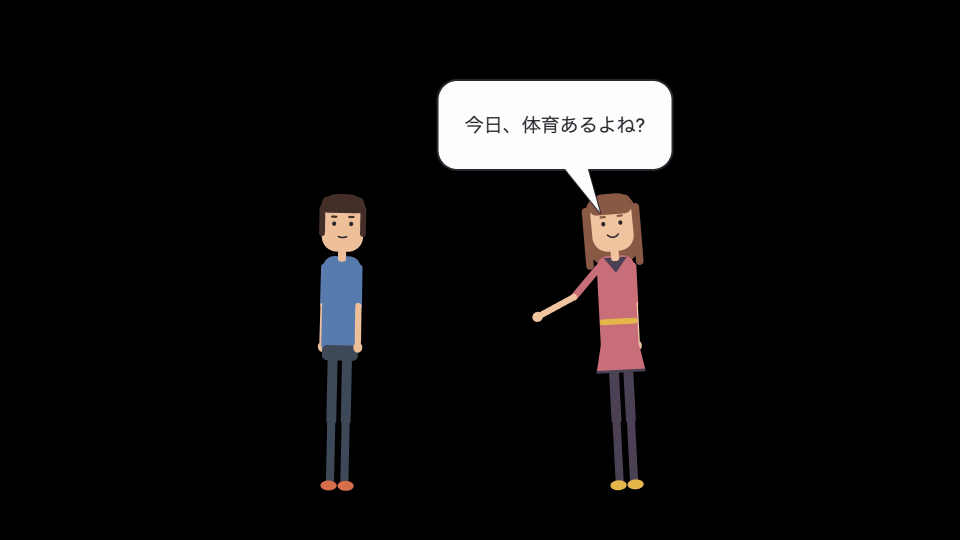
#> input picture .playwright-mcp/frame-11_5s.png, 1920 x 1080 px (shown at 1/2 size)
$ python chromakey-import.py ../.playwright-mcp/frame-11_5s.png out.png
#> lines starting #> are read from the running program, lines starting #| are printed output that depends on the picture; after the words box and inside, x2 and y2 are one past the last pixel; in counts of white or black regions, pixels touching at a corner belong together
#!/usr/bin/env python3
"""
Codex 生成画像 → 透過 PNG への変換ユーティリティ。

Codex は `transparentBackground:true` を指定しても alpha=255 で塗りつぶした
PNG を返すことが多い。このスクリプトは:

  1. 白系背景(R≈G≈B かつ明るい)を chroma-key で alpha=0 にする
  2. 接続成分(connected components)を見て、最大成分の bbox にクロップする
     (隣の小さなノイズを除去)
  3. 結果を出力パスに書き出す

使い方:
    python3 scripts/chromakey-import.py INPUT OUTPUT
    python3 scripts/chromakey-import.py assets/generated/foo.png assets/objects/foo.png

オプション:
    --bright N          BG 判定の明度閾値(既定 235)。低くするとより多くを BG 扱い
    --saturation N      BG 判定の彩度閾値(既定 10)。max(R,G,B) - min(R,G,B) <= N を BG
    --no-crop           bbox クロップしない(透過化のみ)
    --largest-only      最大成分1個のみ採用(他の小さな成分はノイズとして除去)
"""

import argparse
import sys
from pathlib import Path

try:
    from PIL import Image
    import numpy as np
except ImportError:
    print("Pillow + numpy が必要です: pip install pillow numpy", file=sys.stderr)
    sys.exit(2)


def chromakey(arr: np.ndarray, bright_thresh: int, sat_thresh: int, bg_color: tuple[int, int, int] | None = None, color_tol: int = 60, flood: bool = True) -> np.ndarray:
    """BG を alpha=0 にする。arr は HxWx4 RGBA。

    flood=True(既定): 画像端から flood-fill で連続してる BG 候補ピクセルだけを
        透明化する。家具内部の「真っ白なクラウド」「クリーム panel」などは
        画像端と連結していないので維持される。
    flood=False: BG 候補に該当する全ピクセルを透明化する。内部の空洞(脚の間、
        座面と背もたれの間など)も透明化したい家具で使う。内部に白系のディテール
        がある家具では使わないこと。

    bg_color=None: 白系(低彩度+高明度)を BG 候補にする。
    bg_color=(R,G,B): 指定色との RGB 距離が color_tol 以内のピクセルを BG 候補にする。
                       Codex が緑/マゼンタの BG で出してきた場合に使う。
    """
    from collections import deque

    r = arr[:, :, 0].astype(int)
    g = arr[:, :, 1].astype(int)
    b = arr[:, :, 2].astype(int)

    if bg_color is None:
        # 既定: 白系(低彩度 + 高明度)
        maxch = np.maximum(np.maximum(r, g), b)
        minch = np.minimum(np.minimum(r, g), b)
        sat = maxch - minch
        bright = (r + g + b) // 3
        bg_candidate = (bright >= bright_thresh) & (sat <= sat_thresh)
    else:
        # 指定色との距離が color_tol 以内
        br, bg, bb = bg_color
        dist = np.maximum(np.maximum(np.abs(r - br), np.abs(g - bg)), np.abs(b - bb))
        bg_candidate = dist <= color_tol

    H, W = bg_candidate.shape

    if not flood:
        out = arr.copy()
        out[bg_candidate, 3] = 0
        return out

    bg_mask = np.zeros_like(bg_candidate, dtype=bool)
    q: deque[tuple[int, int]] = deque()

    # Seed: 全ての画像端ピクセルが BG 候補なら追加
    for x in range(W):
        if bg_candidate[0, x]:
            q.append((x, 0)); bg_mask[0, x] = True
        if bg_candidate[H - 1, x]:
            q.append((x, H - 1)); bg_mask[H - 1, x] = True
    for y in range(H):
        if bg_candidate[y, 0]:
            q.append((0, y)); bg_mask[y, 0] = True
        if bg_candidate[y, W - 1]:
            q.append((W - 1, y)); bg_mask[y, W - 1] = True

    # 4-connected flood-fill
    while q:
        x, y = q.popleft()
        for dx, dy in ((-1, 0), (1, 0), (0, -1), (0, 1)):
            nx, ny = x + dx, y + dy
            if 0 <= nx < W and 0 <= ny < H and bg_candidate[ny, nx] and not bg_mask[ny, nx]:
                bg_mask[ny, nx] = True
                q.append((nx, ny))

    out = arr.copy()
    out[bg_mask, 3] = 0
    return out


def opaque_bbox(alpha: np.ndarray) -> tuple[int, int, int, int] | None:
    """alpha mask の全 opaque 領域を包む bbox を返す(複数の独立パーツも全て含む)。"""
    binary = alpha > 64
    if not binary.any():
        return None
    ys, xs = np.where(binary)
    return (int(xs.min()), int(ys.min()), int(xs.max()) + 1, int(ys.max()) + 1)


def isolate_largest(arr: np.ndarray) -> np.ndarray:
    """最大連結成分以外を alpha=0 にする。"""
    from collections import deque

    binary = arr[:, :, 3] > 64
    H, W = binary.shape
    visited = np.zeros_like(binary, dtype=np.int32)
    n_comp = 0
    comp_size = {}
    for y0 in range(H):
        for x0 in range(W):
            if not binary[y0, x0] or visited[y0, x0]:
                continue
            n_comp += 1
            q = deque([(x0, y0)])
            visited[y0, x0] = n_comp
            size = 0
            while q:
                x, y = q.popleft()
                size += 1
                for dx, dy in ((-1, 0), (1, 0), (0, -1), (0, 1)):
                    nx, ny = x + dx, y + dy
                    if 0 <= nx < W and 0 <= ny < H and binary[ny, nx] and not visited[ny, nx]:
                        visited[ny, nx] = n_comp
                        q.append((nx, ny))
            comp_size[n_comp] = size
    if not comp_size:
        return arr
    largest_id = max(comp_size, key=comp_size.get)
    keep = visited == largest_id
    out = arr.copy()
    out[~keep, 3] = 0
    return out


def process(input_path: Path, output_path: Path, bright: int, sat: int, do_crop: bool, largest_only: bool, bg_color: tuple[int, int, int] | None = None, color_tol: int = 60, flood: bool = True) -> None:
    im = Image.open(input_path).convert("RGBA")
    arr = np.array(im)
    initial_size = im.size

    keyed = chromakey(arr, bright, sat, bg_color, color_tol, flood)
    if largest_only:
        keyed = isolate_largest(keyed)

    if do_crop:
        bbox = opaque_bbox(keyed[:, :, 3])
        if bbox is None:
            print(f"WARN: {input_path}: 連結成分が見つからない。透過化のみで保存", file=sys.stderr)
            cropped_arr = keyed
        else:
            cropped_arr = keyed[bbox[1]:bbox[3], bbox[0]:bbox[2]]
    else:
        cropped_arr = keyed

    out_im = Image.fromarray(cropped_arr, "RGBA")
    output_path.parent.mkdir(parents=True, exist_ok=True)
    out_im.save(output_path)
    transparent_pct = 100 * (cropped_arr[:, :, 3] < 32).sum() / cropped_arr[:, :, 3].size
    print(f"{input_path} ({initial_size[0]}x{initial_size[1]}) -> {output_path} ({out_im.size[0]}x{out_im.size[1]}, {transparent_pct:.1f}% transparent)")


def main() -> None:
    ap = argparse.ArgumentParser(description="Codex 生成画像を chroma-key + bbox クロップして透過 PNG に変換")
    ap.add_argument("input", type=Path, help="入力 PNG パス")
    ap.add_argument("output", type=Path, help="出力 PNG パス")
    ap.add_argument("--bright", type=int, default=235, help="BG 判定明度閾値(既定 235)")
    ap.add_argument("--saturation", type=int, default=10, help="BG 判定彩度閾値(既定 10)")
    ap.add_argument("--no-crop", action="store_true", help="bbox クロップしない")
    ap.add_argument("--largest-only", action="store_true", help="最大連結成分以外を除去")
    ap.add_argument("--bg-color", type=str, help="BG 色を直接指定: 'R,G,B'(例: '0,255,0' で純緑)。指定時は明度/彩度判定を上書き")
    ap.add_argument("--color-tol", type=int, default=60, help="--bg-color 指定時の色距離トレランス(既定 60)")
    ap.add_argument("--no-flood", action="store_true", help="端からの flood-fill を無効化し、BG 候補に該当する全ピクセルを透明化する(脚の間など内部空洞を抜きたい家具用)")
    args = ap.parse_args()
    bg_color = None
    if args.bg_color:
        parts = [int(c) for c in args.bg_color.split(",")]
        if len(parts) != 3:
            print("--bg-color は R,G,B 形式", file=sys.stderr); sys.exit(1)
        bg_color = (parts[0], parts[1], parts[2])
    process(args.input, args.output, args.bright, args.saturation, not args.no_crop, args.largest_only, bg_color, args.color_tol, not args.no_flood)
#> in chromakey, `r = arr[:, :, 0].astype(int)`:
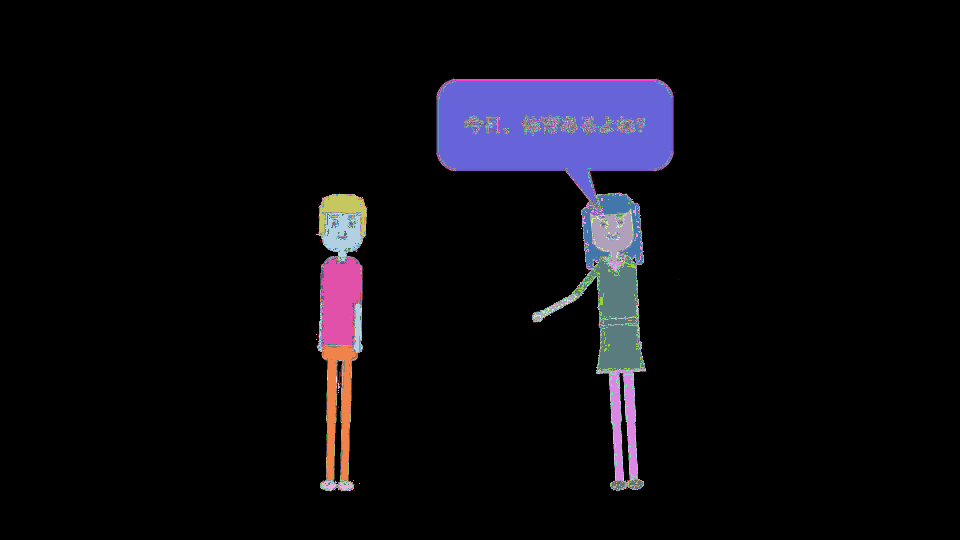
#> r: shape (1080, 1920) int64 (shown at 1/2 size); 221 distinct labels, from 0 to 255; one colour per label, 0 black
#> in chromakey, `g = arr[:, :, 1].astype(int)`:
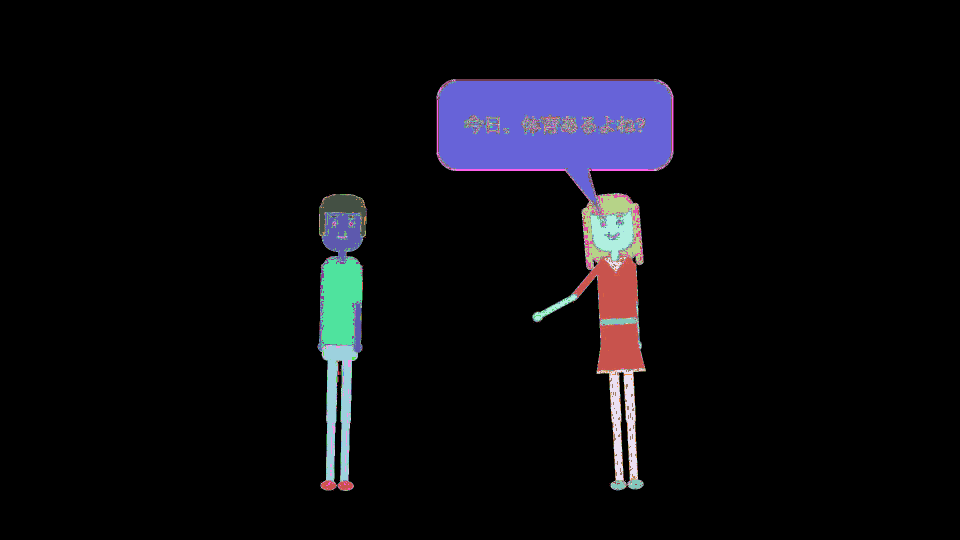
#> g: shape (1080, 1920) int64 (shown at 1/2 size); 221 distinct labels, from 0 to 255; one colour per label, 0 black
#> in chromakey, `b = arr[:, :, 2].astype(int)`: b: shape (1080, 1920) int64; 221 distinct labels, from 0 to 255
#> in chromakey, `maxch = np.maximum(np.maximum(r, g), b)`:
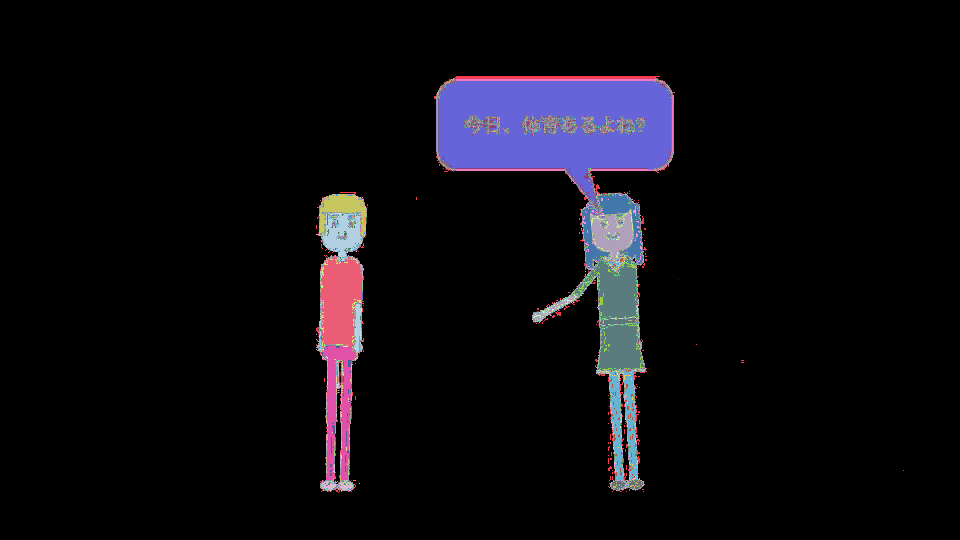
#> maxch: shape (1080, 1920) int64 (shown at 1/2 size); 221 distinct labels, from 0 to 255; one colour per label, 0 black
#> in chromakey, `minch = np.minimum(np.minimum(r, g), b)`:
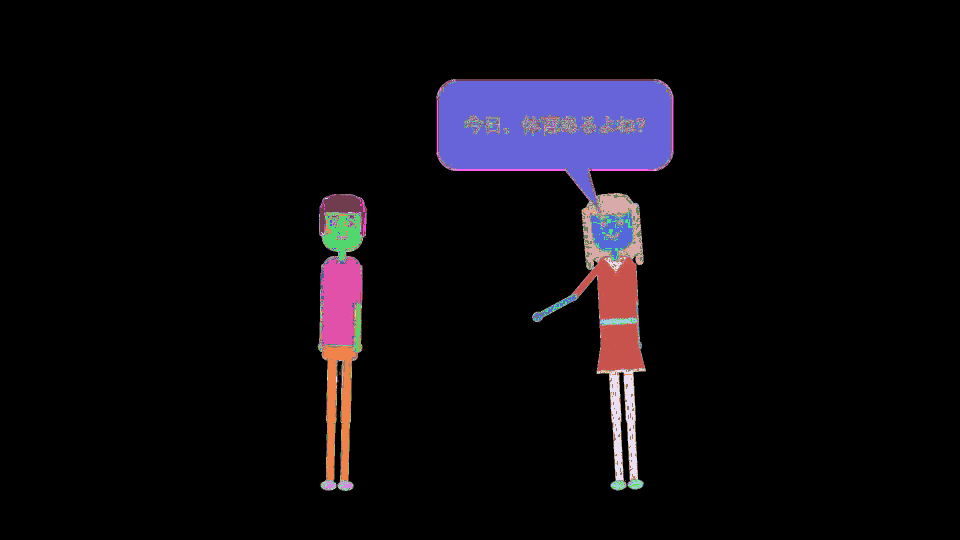
#> minch: shape (1080, 1920) int64 (shown at 1/2 size); 221 distinct labels, from 0 to 255; one colour per label, 0 black
#> in chromakey, `sat = maxch - minch`:
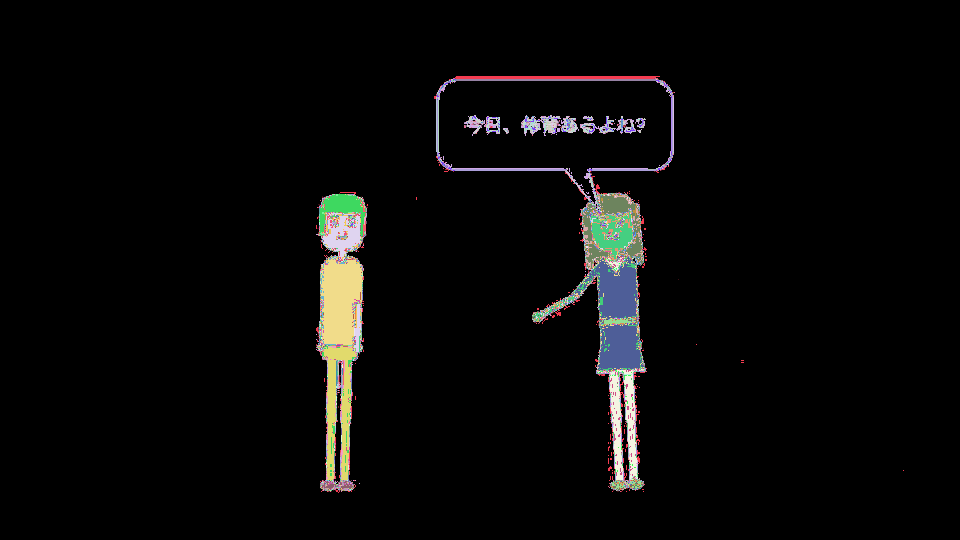
#> sat: shape (1080, 1920) int64 (shown at 1/2 size); 163 distinct labels, from 0 to 170; one colour per label, 0 black
#> in chromakey, `bright = (r + g + b) // 3`:
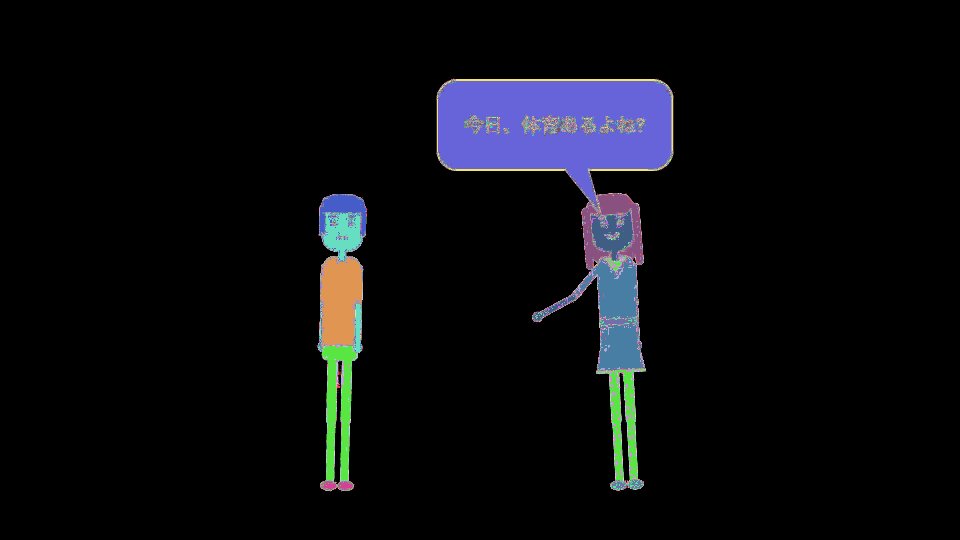
#> bright: shape (1080, 1920) int64 (shown at 1/2 size); 256 distinct labels, from 0 to 255; one colour per label, 0 black
#> in chromakey, `bg_candidate = (bright >= bright_thresh) & (sat <= sat_thresh)`:
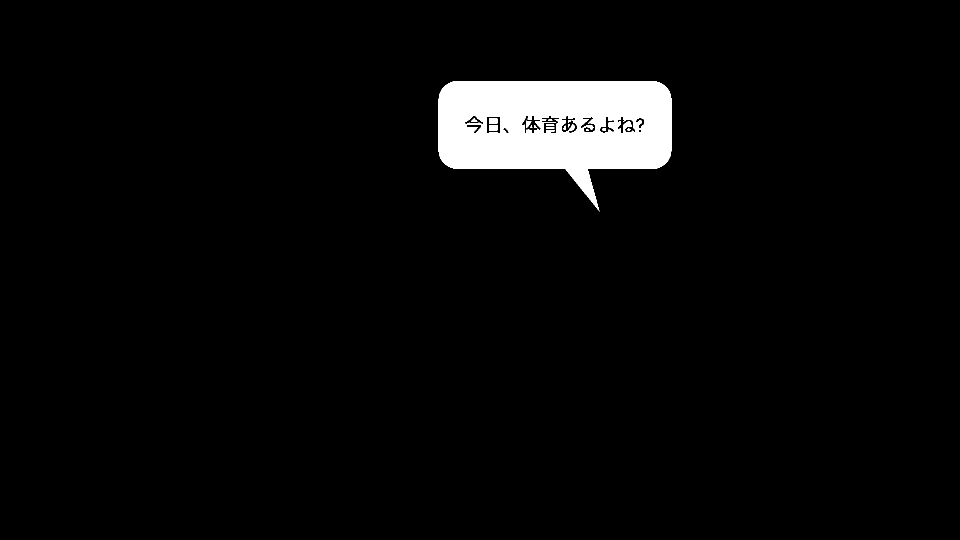
#> bg_candidate: shape (1080, 1920) bool (shown at 1/2 size); 3.8% white; 16 white regions (4 under 20 px), largest, box (x1, y1, x2, y2) and area: (877, 162, 1343, 423) 77661, (978, 250, 995, 261) 187, (978, 237, 995, 247) 170
#> after the loop in chromakey, `for x in range(W):`: bg_mask: shape (1080, 1920) bool; every value is 0
#> in opaque_bbox, `binary = alpha > 64`: binary: shape (1080, 1920) bool; every value is 1
#> in process, `bbox = opaque_bbox(keyed[:, :, 3])`: bbox = (0, 0, 1920, 1080)
#> in process, `transparent_pct = 100 * (cropped_arr[:, :, 3] < 32).sum() / cropped_ar..`: transparent_pct = 0
#| ../.playwright-mcp/frame-11_5s.png (1920x1080) -> out.png (1920x1080, 0.0% transparent)


if __name__ == "__main__":
    main()

$ run again, on .playwright-mcp/frame-wipe.png
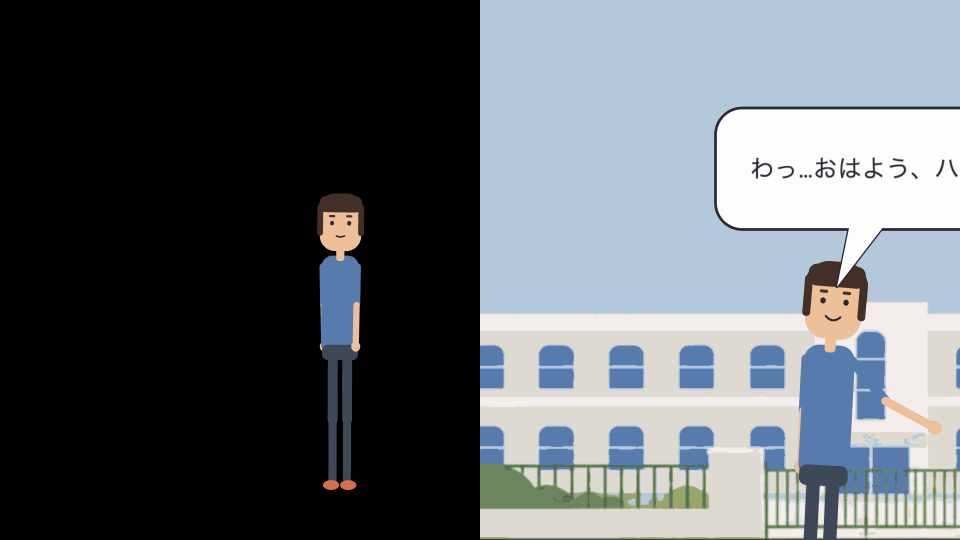
#> input picture .playwright-mcp/frame-wipe.png, 1920 x 1080 px (shown at 1/2 size)
#> r: shape (1080, 1920) int64; 221 distinct labels, from 0 to 255
#> g: shape (1080, 1920) int64; 221 distinct labels, from 0 to 255
#> b: shape (1080, 1920) int64; 221 distinct labels, from 0 to 255
#> maxch: shape (1080, 1920) int64; 221 distinct labels, from 0 to 255
#> minch: shape (1080, 1920) int64; 221 distinct labels, from 0 to 255
#> sat: shape (1080, 1920) int64; 143 distinct labels, from 0 to 150
#> bright: shape (1080, 1920) int64; 255 distinct labels, from 0 to 255
#> bg_candidate: shape (1080, 1920) bool; 8.8% white; 85 white regions (43 under 20 px), largest, box (x1, y1, x2, y2) and area: (1434, 219, 1920, 571) 113254, (1716, 605, 1920, 836) 22166, (960, 629, 1616, 660) 19833
#> after the loop in chromakey, `for y in range(H):`:
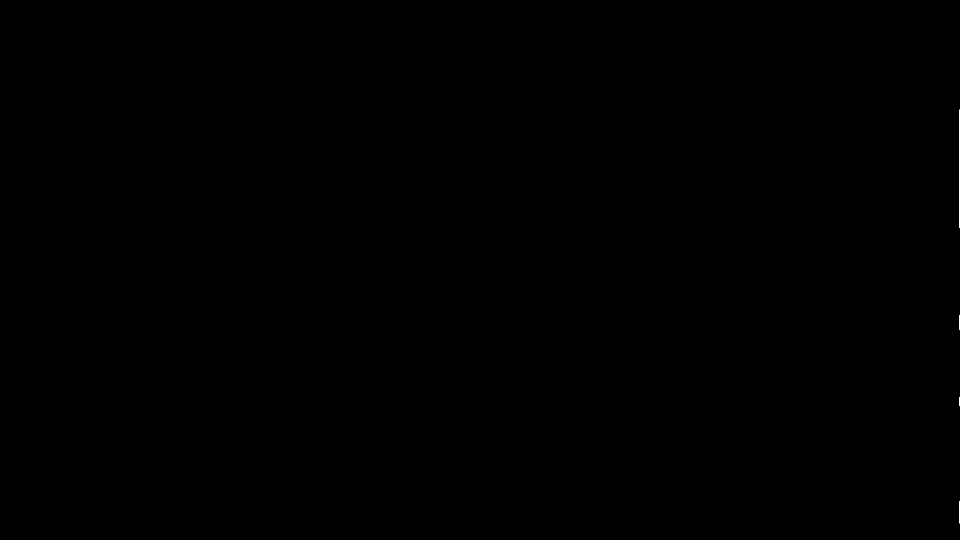
#> bg_mask: shape (1080, 1920) bool (shown at 1/2 size); 0.02% white in thin lines or dots, all inside (x1, y1, x2, y2) = (1919, 219, 1920, 1047)
#> out: shape (1080, 1920, 4); mean R, G, B, A 95.4, 101.3, 106, 238.3
#> in opaque_bbox, `binary = alpha > 64`:
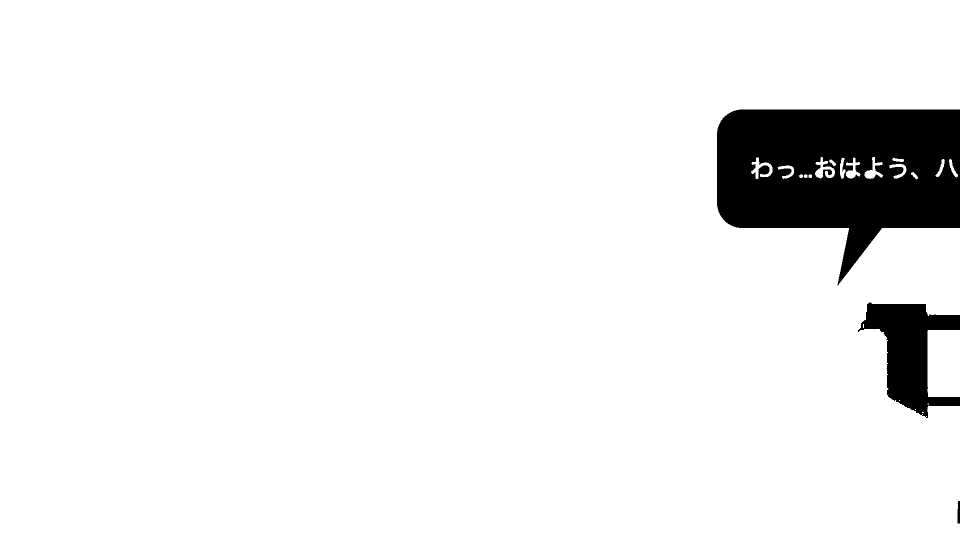
#> binary: shape (1080, 1920) bool (shown at 1/2 size); 93.5% white; 3 black regions, box (x1, y1, x2, y2) and area: (1434, 219, 1920, 571) 113253, (1716, 605, 1920, 836) 22164, (1915, 1002, 1920, 1047) 210
#> bbox = (0, 0, 1920, 1080)
#> transparent_pct = 6.54
#| ../.playwright-mcp/frame-wipe.png (1920x1080) -> out.png (1920x1080, 6.5% transparent)
